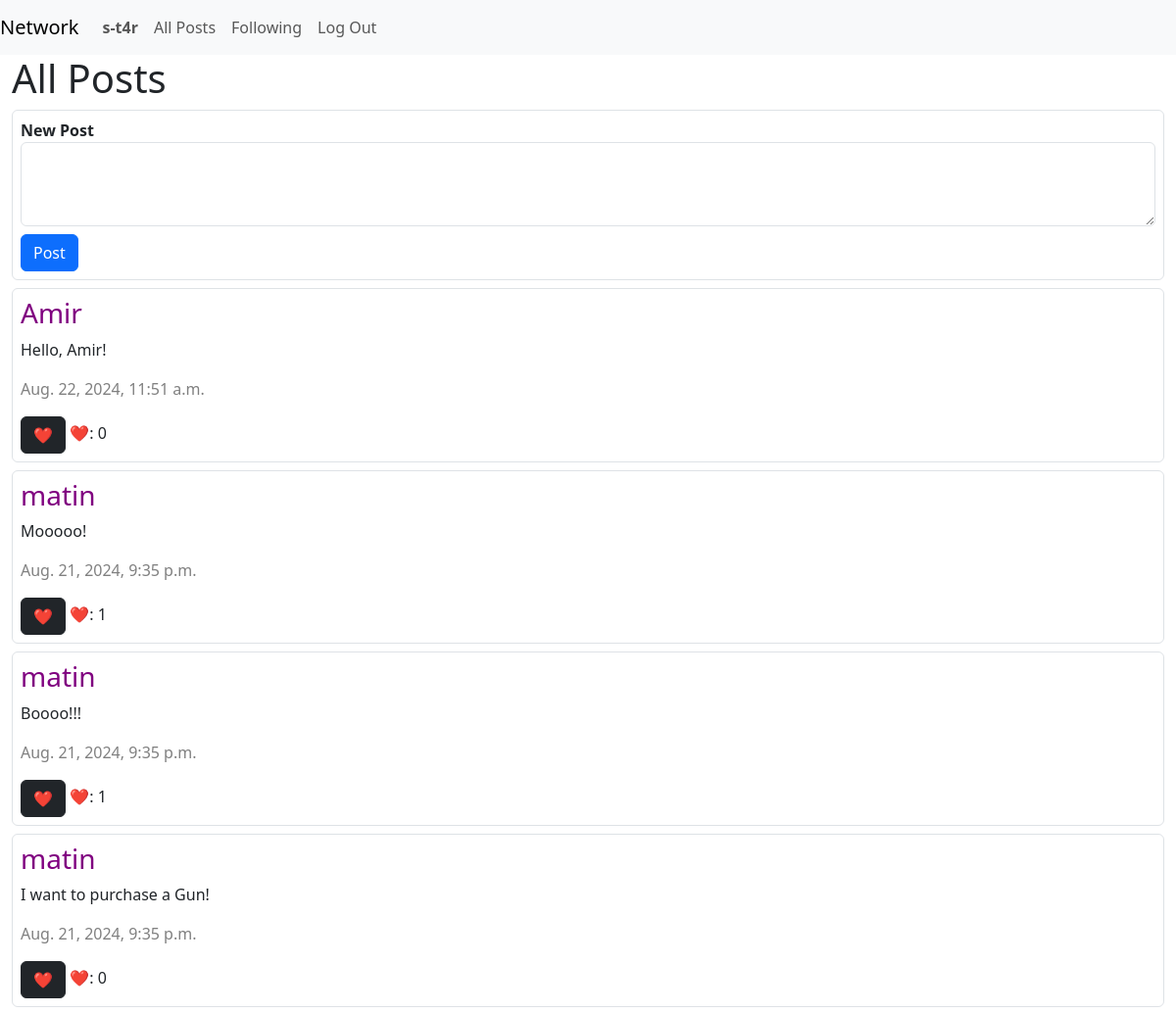
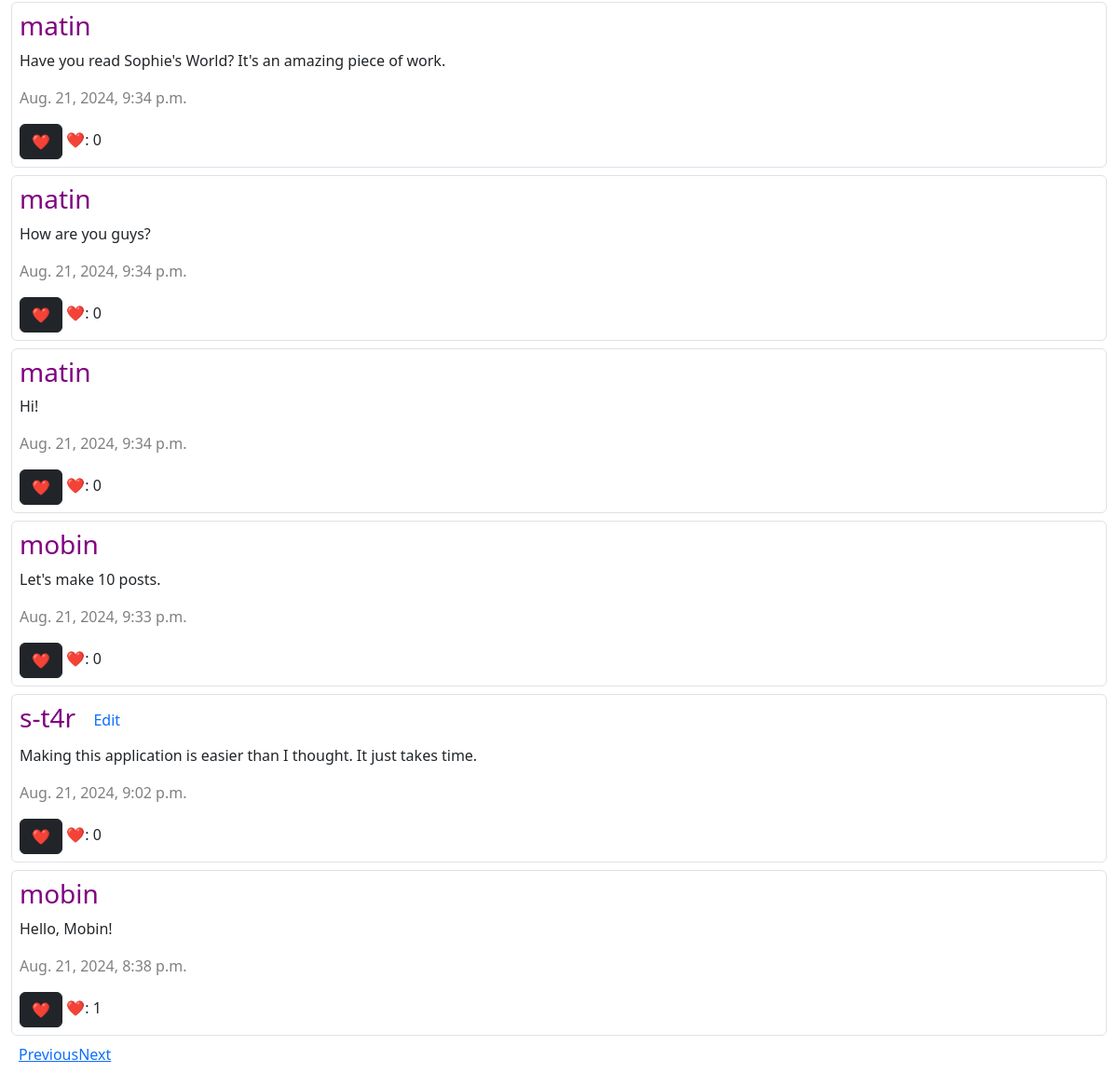
Page /?page=2 (signed in) on the committed database (2 pictures, top to bottom).
### network/models.py (models this page shows)
class User(AbstractUser):
    id = models.AutoField(primary_key=True)
    following = models.ManyToManyField("self", symmetrical=False, related_name="followers", blank=True)

class Posts(models.Model):
    id = models.AutoField(primary_key=True)
    content = models.TextField()
    timestamp = models.DateTimeField(auto_now_add=True)
    user = models.ForeignKey(User, on_delete=models.CASCADE, related_name='user_posts')
    likes = models.ManyToManyField(User, related_name="liked_posts", blank=True)

### network/views.py (the view)
# urls.py: path("", views.index, name="index"),
def index(request):
    posts = Posts.objects.all().order_by("-timestamp")
    paginator = Paginator(posts, 10)
    page_number = request.GET.get('page')
    page_obj = paginator.get_page(page_number)
    return render(request, "network/index.html", {
        "page_obj": page_obj,
    })

### network/templates/network/index.html (shortened to what this page needs)
{% extends "network/layout.html" %}
{% load static %}
{% block body %}
    <div class="container-fluid">
    {% if request.user.is_authenticated %}
        <h1>All Posts</h1>
        <div class="border rounded-2 p-2">
            <form id="create_content" action="{% url 'new_post' %}" method="post">
                <div class="form-group mb-2">
                    <label for="new_post"><b>New Post</b></label>
                    <textarea name="new_post" id="new_post" class="form-control" rows="3"></textarea>
                </div>
                <input class="btn btn-primary" type="submit" value="Post">
            </form>
        </div>
    {% endif %}
    {% for post in page_obj %}
        <div id="{{ post.id }}" class="border rounded-2 p-2 mt-2">
            <h3>
                <a href="{% url 'user_profile' post.user.id %}"
                style="color: purple; text-decoration: none;">
                    {{ post.user }}
                </a>
                {% if request.user == post.user %}
                    <button class="btn btn-primary edit_button" data_post_id="{{ post.id }}">Edit</button>
                {% endif %}
            </h3>
            <p id="post_content_{{ post.id }}">{{ post.content }}</p>
            <p><span style="color: gray; font-weight: 100;">{{ post.timestamp }}</span></p>
            {% if request.user.is_authenticated %}
            <button class="btn btn-dark like_button" type="button" data_post_id="{{ post.id }}">❤️</button>
            {% endif %}
            <span>❤️: <span id="like_count_{{ post.id }}">{{ post.likes.count }}</span></span>
        </div>
        {% endfor %}
        <div class="pagination p-2">
            {% if page_obj.has_previous %}
                <a href="?page={{ page_obj.previous_page_number }}">Previous</a>
            {% endif %}
            {% if page_obj.has_next %}
                <a href="?page={{ page_obj.next_page_number }}">Next</a>
            {% endif %}
        </div>
    </div>
{% endblock %}

### network/templates/network/layout.html (shortened to what this page needs)
{% load static %}
<!DOCTYPE html>
<html lang="en">
    <head>
        <link href="https://cdn.jsdelivr.net/npm/bootstrap@5.3.3/dist/css/bootstrap.min.css" rel="stylesheet">
        <link href="{% static 'network/styles.css' %}" rel="stylesheet">
    </head>
    <body>
        <nav class="navbar navbar-expand-lg navbar-light bg-light">
            <a class="navbar-brand" href="{% url 'index' %}">Network</a>
            <div>
              <ul class="navbar-nav mr-auto">
                {% if request.user.is_authenticated %}
                    <li class="nav-item">
                        <a class="nav-link" href="{% url 'user_profile' request.user.id %}"><strong>{{ user.username }}</strong></a>
                    </li>
                    {% else %}
                    <li class="nav-item">
                        <a class="nav-link" href="{% url 'register' %}">
                            <strong>Anonymous</strong>
                        </a>
                    </li>
                {% endif %}
                <li class="nav-item">
                  <a class="nav-link" href="{% url 'index' %}">All Posts</a>
                </li>
                {% if request.user.is_authenticated %}
                    <li class="nav-item">
                        <a class="nav-link" href="{% url 'following' %}">Following</a>
                    </li>
                    <li class="nav-item">
                        <a class="nav-link" href="{% url 'logout' %}">Log Out</a>
                    </li>
                {% endif %}
              </ul>
            </div>
          </nav>
        <div class="body">
            {% block body %}
            {% endblock %}
        </div>
    </body>
</html>

### network/static/network/styles.css (style rules this page uses)
.edit_button { background-color: white; border: none; color: #0d6efd; }

### rows in the picture
User: username "s-t4r"
Posts: user "Amir", content "Hello, Amir!", timestamp "Aug. 22, 2024, 11:51 a.m.", likes.count "0"
Posts: user "matin", content "Mooooo!", timestamp "Aug. 21, 2024, 9:35 p.m.", likes.count "1"
Posts: user "matin", content "Boooo!!!", timestamp "Aug. 21, 2024, 9:35 p.m.", likes.count "1"
Posts: user "matin", content "I want to purchase a Gun!", timestamp "Aug. 21, 2024, 9:35 p.m.", likes.count "0"
Posts: user "matin", content "Have you read Sophie's World? It's an amazing piece of work.", timestamp "Aug. 21, 2024, 9:34 p.m.", likes.count "0"
Posts: user "matin", content "How are you guys?", timestamp "Aug. 21, 2024, 9:34 p.m.", likes.count "0"
Posts: user "matin", content "Hi!", timestamp "Aug. 21, 2024, 9:34 p.m.", likes.count "0"
Posts: user "mobin", content "Let's make 10 posts.", timestamp "Aug. 21, 2024, 9:33 p.m.", likes.count "0"
Posts: user "s-t4r", content "Making this application is easier than I thought. It just takes time.", timestamp "Aug. 21, 2024, 9:02 p.m.", likes.count "0"
Posts: user "mobin", content "Hello, Mobin!", timestamp "Aug. 21, 2024, 8:38 p.m.", likes.count "1"
